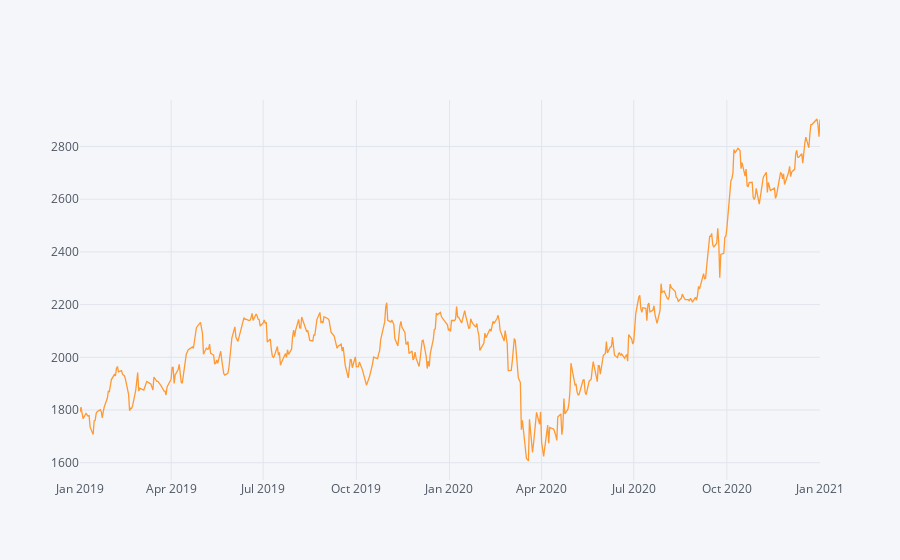

The code cell stored with this chart in its notebook:
### Markdown cell above
## Plotting for stock data of 2019-20

### Code cell
#Plotting for Closing data in Scatter Plot
ts['Close'].loc['2019-01-01':'2021-01-01'].iplot()

### Figure 1 — Plotly figure (JSON) as saved in the notebook; plotly's stock layout.template omitted (floating-point values rounded to 4 significant figures; data arrays with more than 128 entries replaced by an {"elided": "..."} marker saying what was removed)
{"data": [{"line": {"color": "rgba(255, 153, 51, 1.0)", "dash": "solid", "shape": "linear", "width": 1.3}, "mode": "lines", "name": "Close", "text": "", "type": "scatter", "x": {"elided": "493 str values"}, "y": {"elided": "493 float values"}}], "layout": {"legend": {"bgcolor": "#F5F6F9", "font": {"color": "#4D5663"}}, "paper_bgcolor": "#F5F6F9", "plot_bgcolor": "#F5F6F9", "title": {"font": {"color": "#4D5663"}}, "xaxis": {"gridcolor": "#E1E5ED", "showgrid": true, "tickfont": {"color": "#4D5663"}, "title": {"font": {"color": "#4D5663"}, "text": ""}, "zerolinecolor": "#E1E5ED"}, "yaxis": {"gridcolor": "#E1E5ED", "showgrid": true, "tickfont": {"color": "#4D5663"}, "title": {"font": {"color": "#4D5663"}, "text": ""}, "zerolinecolor": "#E1E5ED"}}}
